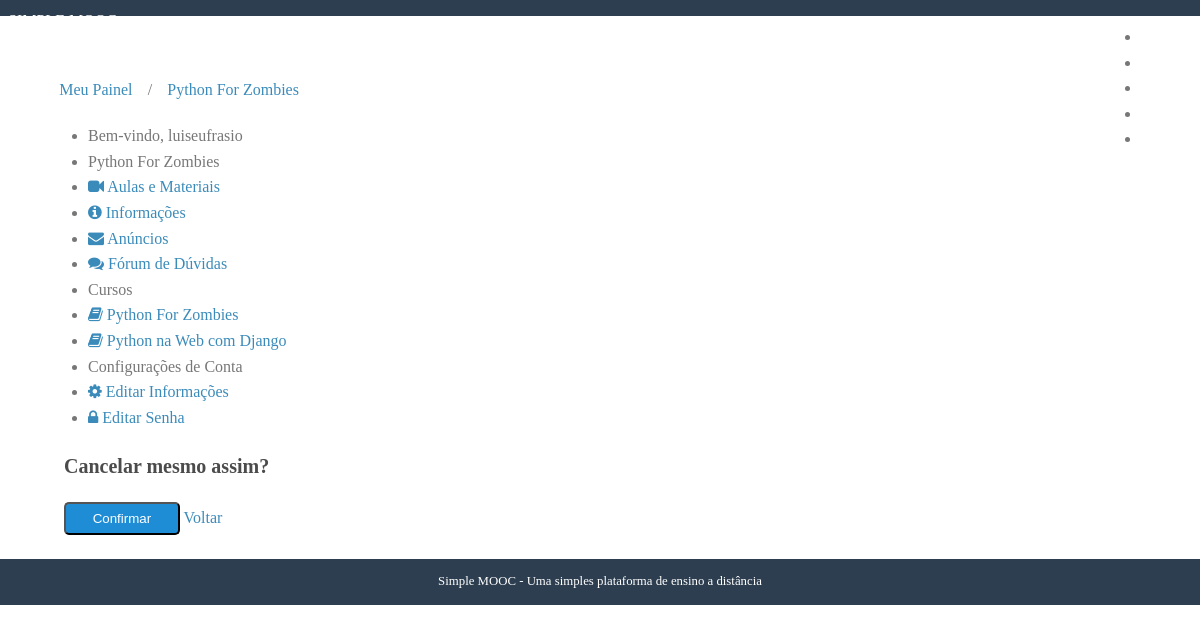
The page /cursos/python-zombies-23032018/cancelar-inscricao/ (signed in) on the database its author committed.
### courses/models.py (models this page shows, shortened)
class Course(models.Model):
    objects = CourseManager()
    name = models.CharField('Nome', max_length=100);
    slug = models.SlugField('Atalho');
    description = models.TextField('Descrição', blank=True);
    about = models.TextField('Sobre o Curso', blank=True);
    start_date = models.DateField(
        'Data de Início', null=True, blank=True
    )
    image = models.ImageField(
        upload_to='courses/images', verbose_name='Imagem',
        null=True, blank=True
    )
    created_at = models.DateTimeField('Criado em', auto_now_add=True)
    updated_at = models.DateTimeField('Atualizado em', auto_now=True)
    def __str__(self):
        return self.name
    class Meta:
        verbose_name = 'Curso'
        verbose_name_plural = 'Cursos'
        ordering = ['-name']

class Enrollment(models.Model):
    STATUS_CHOICES = (
        (0, 'Pendente'),
        (1, 'Aprovado'),
        (2, 'Cancelado')
    )
    user = models.ForeignKey(
        settings.AUTH_USER_MODEL, verbose_name='Usuário',
        on_delete = models.PROTECT,
        related_name="enrollments"
    )
    course = models.ForeignKey(
        Course, verbose_name='Curso',
        on_delete = models.PROTECT, related_name="enrollments"
    )
    status = models.IntegerField(
        'Situação', choices=STATUS_CHOICES, default=1, blank=True
    )
    created_at = models.DateTimeField('Criado em', auto_now_add=True)
    updated_at = models.DateTimeField('Atualizado em', auto_now=True)
    class Meta:
        verbose_name='Inscrição'
        verbose_name_plural='Inscrições'
        unique_together=(('user', 'course'),)

### accounts/models.py (models this page shows, shortened)
class User(AbstractBaseUser, PermissionsMixin):
    username = models.CharField(
        'Nome de Usuário', max_length=30, unique=True,
        validators=[
            validators.RegexValidator(
                re.compile('^[\w.@+-]+$'),
                'O nome do usuário só pode conter letras, dígitos e {@,.,+,-,_}',
                'invalid'
            )
        ]
    )
    email = models.EmailField('E-mail', unique=True)
    name = models.CharField('Nome', max_length=100, blank=True)
    is_active = models.BooleanField('Está ativo?', blank=True, default=True)
    is_staff = models.BooleanField('É da equipe?', blank=True, default=False)
    date_joined = models.DateTimeField('Data de Entrada', auto_now_add=True)
    objects = UserManager()
    USERNAME_FIELD = 'username'
    REQUIRED_FIELDS = ['email']
    def __str__(self):
        return self.name or self.username
    class Meta:
        verbose_name = 'Usuário'
        verbose_name_plural = 'Usuários'

### courses/views.py (the view)
# urls.py: path('<slug:slug>/cancelar-inscricao/', views.undo_enrollment, name='undo_enrollment'),
@login_required
def undo_enrollment(request, slug):
	course = get_object_or_404(Course, slug=slug)
	enrollment = get_object_or_404(
		Enrollment, user=request.user, course=course
	)
	if request.method == 'POST':
		enrollment.delete()
		messages.success(request, "Inscrição cancelada.")
		return redirect('accounts:dashboard')
	template = 'undo_enrollment.html'
	context = {
		'enrollment': enrollment,
		'course': course
	}
	return render(request, template, context)

### courses/templatetags/courses_tags.py (called while the page is built)
@register.simple_tag
def load_my_courses(user):
    return Enrollment.objects.filter(user=user)

### courses/templates/undo_enrollment.html (shortened to what this page needs)
{% extends "course_dashboard.html" %}
{% block dashboard_content %}
<form action="" method="post">
    <h3>Cancelar mesmo assim?</h3>
    <div class="pure-controls">
        <button type="submit" class="pure-button pure-button-primary">Confirmar</button>
        <a href="{% url 'courses:announcements' course.slug %}"
        class="pure-button">Voltar</a>
    </div>
</form>
{% endblock %}

### courses/templates/course_dashboard.html (shortened to what this page needs)
{% extends "dashboard.html" %}
{% block breadcrumb %}
    {{ block.super }}
    <li>/</li>
    <li><a href="{% url 'courses:announcements' course.slug %}">{{ course }}</a></li>
{% endblock %}
{% block menu_options %}
<li class="pure-menu-heading">
    {{ course }}
</li>
<li>
    <a href="{% url 'courses:lessons' course.slug %}">
        <i class="fa fa-video-camera"></i>
        Aulas e Materiais
    </a>
</li>
<li>
    <a href="#">
        <i class="fa fa-info-circle"></i>
        Informações
    </a>
</li>
<li>
    <a href="{% url 'courses:announcements' course.slug %}">
        <i class="fa fa-envelope"></i>
        Anúncios
    </a>
</li>
<li>
    <a href="#">
        <i class="fa fa-comments"></i>
        Fórum de Dúvidas
    </a>
</li>
{{ block.super }}
{% endblock %}

### accounts/templates/dashboard.html (shortened to what this page needs)
{% extends "base.html" %}
{% load courses_tags %}
{% block content %}
{% load_my_courses user as enrollments %}
<div class="pure-g-r content-ribbon">
    <div class="pure-u-1">
        <ul class="breadcrumb">
            {% block breadcrumb %}
            <li><a href="{% url 'accounts:dashboard' %}">Meu Painel</a></li>
            {% endblock %}
        </ul>
    </div>
    <div class="pure-u-1-3">
        <div class="pure-menu pure-menu-open">
            <ul>
                <li class="pure-menu-heading">
                    Bem-vindo, {{ user }}
                </li>
                {% block menu_options %}
                <li class="pure-menu-heading">Cursos</li>
                {% for enrollment in enrollments %}
                <li>
                    <a href="{% url 'courses:announcements' enrollment.course.slug %}">
                        <i class="fa fa-book"></i>
                        {{ enrollment.course }}
                    </a>
                </li>
                {% empty %}
                <li><a href="#">Nenhum curso encontrado</a></li>
                {% endfor %}
                <li class="pure-menu-heading">Configurações de Conta</li>
                <li>
                    <a href="{% url 'accounts:edit' %}">
                        <i class="fa fa-cog"></i>
                        Editar Informações
                    </a>
                </li>
                <li>
                    <a href="{% url 'accounts:edit_password' %}">
                        <i class="fa fa-lock"></i>
                        Editar Senha
                    </a>
                </li>
                {% endblock %}
            </ul>
        </div>
    </div>
    <div class="pure-u-2-3">
        <div class="inner">
            {% block dashboard_content %}{% endblock %}
        </div>
    </div>
</div>
{% endblock %}

### core/static/css/styles.css (style rules this page uses)
* { -webkit-box-sizing: border-box; -moz-box-sizing: border-box; box-sizing: border-box; }
body { margin: 0 auto; line-height: 1.7em; }
a { color: #3b8bba; }
.content .content-ribbon { margin: 1.5em 3em; }
.pure-button-primary { background-color: #1f8dd6; color: white; padding: 0.5em 2em; border-radius: 5px; }
.inner { padding: 0em 1em; }
ul.breadcrumb { padding: 0; }
ul.breadcrumb li { display: inline-block; }
ul.breadcrumb li a { display: inline-block; padding: 0.3em 0.7em; }
body { min-width: 320px; color: #777; line-height: 1.6; }
h1, h2, h3, h4, h5, h6 { font-weight: bold; color: rgb(75, 75, 75); }
h3 { font-size: 1.25em; }
a { color: #3b8bba; text-decoration: none; }

### rows shown on the page
Course: name "Python For Zombies"
User: name+username "luiseufrasio"
Enrollment: course "Python For Zombies"
Enrollment: course "Python na Web com Django"
